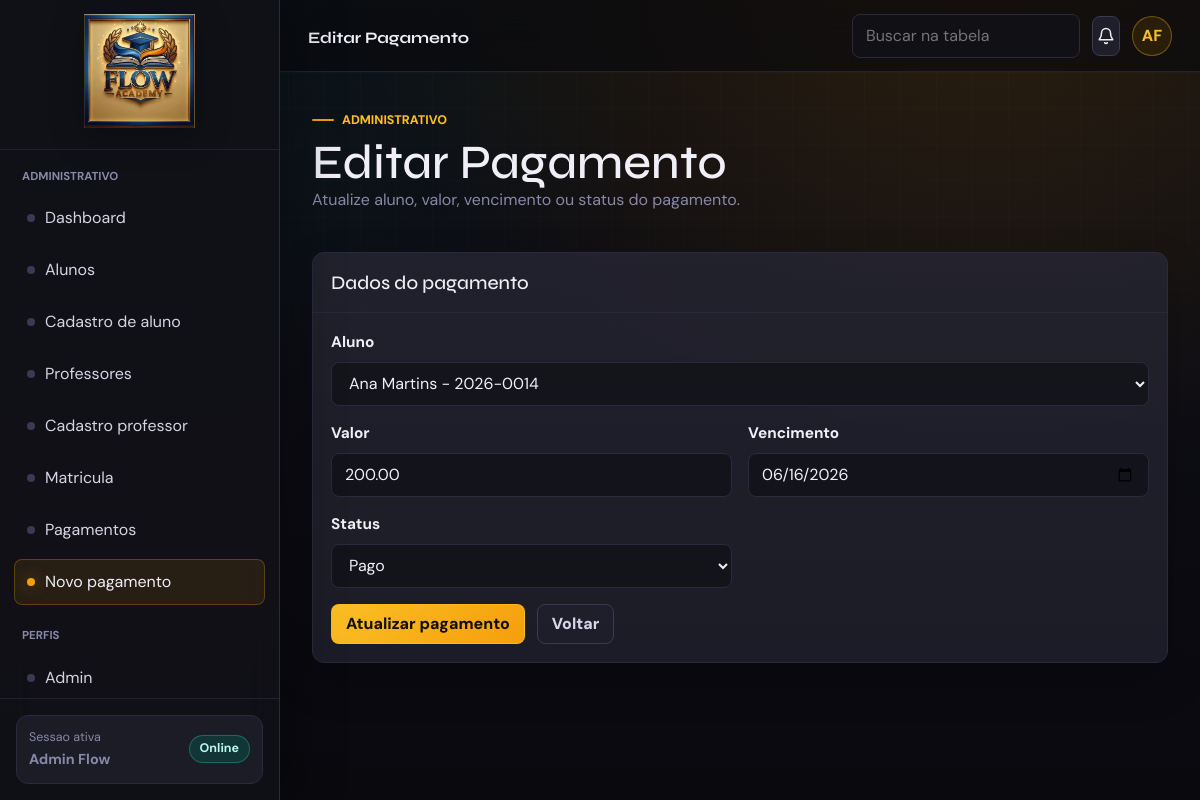
The page /Flow-academy_Php/Flow-academy/web-php/pages/financeiro/pagamento_form.php?id=2 (signed in) on the database its author committed.
### tables this page shows
CREATE TABLE `pagamentos` (
  `id_pagamento` int(11) NOT NULL AUTO_INCREMENT,
  `id_aluno` int(11) NOT NULL,
  `valor` decimal(10,2) NOT NULL,
  `vencimento` date NOT NULL,
  `status` enum('pendente','pago','atrasado','cancelado') DEFAULT 'pendente',
  PRIMARY KEY (`id_pagamento`),
  KEY `id_aluno` (`id_aluno`),
  CONSTRAINT `pagamentos_ibfk_1` FOREIGN KEY (`id_aluno`) REFERENCES `alunos` (`id_aluno`) ON DELETE CASCADE
);

CREATE TABLE `alunos` (
  `id_aluno` int(11) NOT NULL AUTO_INCREMENT,
  `id_usuario` int(11) NOT NULL,
  `matricula` varchar(30) NOT NULL,
  `cpf` varchar(14) NOT NULL,
  `telefone` varchar(20) DEFAULT NULL,
  `data_nascimento` date DEFAULT NULL,
  `endereco` varchar(255) DEFAULT NULL,
  `status_academico` enum('regular','trancado','jubilado','evadido') DEFAULT 'regular',
  PRIMARY KEY (`id_aluno`),
  UNIQUE KEY `id_usuario` (`id_usuario`),
  UNIQUE KEY `matricula` (`matricula`),
  UNIQUE KEY `cpf` (`cpf`),
  CONSTRAINT `alunos_ibfk_1` FOREIGN KEY (`id_usuario`) REFERENCES `usuarios` (`id_usuario`) ON DELETE CASCADE
);

CREATE TABLE `usuarios` (
  `id_usuario` int(11) NOT NULL AUTO_INCREMENT,
  `nome` varchar(150) NOT NULL,
  `email` varchar(150) NOT NULL,
  `senha_hash` varchar(255) NOT NULL,
  `perfil` enum('aluno','professor','coordenacao','administrativo','admin') NOT NULL,
  `status` enum('ativo','inativo') DEFAULT 'ativo',
  `ultimo_login` datetime DEFAULT NULL,
  `created_at` datetime DEFAULT current_timestamp(),
  PRIMARY KEY (`id_usuario`),
  UNIQUE KEY `email` (`email`)
);

### Flow-academy_Php/Flow-academy/web-php/includes/funcoes.php (called while the page is built, shortened)
<?php
require_once __DIR__ . '/../config/config.php';
function e($valor)
{
    return htmlspecialchars((string) ($valor ?? ''), ENT_QUOTES, 'UTF-8');
}
function getValor($campo, $padrao = '')
{
    return trim((string) ($_GET[$campo] ?? $padrao));
}
function buscarUm($sql, array $parametros = [])
{
    global $pdo;
    $stmt = $pdo->prepare($sql);
    $stmt->execute($parametros);
    $resultado = $stmt->fetch();
    return $resultado ?: null;
}
function buscarTodos($sql, array $parametros = [])
{
    global $pdo;
    $stmt = $pdo->prepare($sql);
    $stmt->execute($parametros);
    return $stmt->fetchAll();
}

### Flow-academy_Php/Flow-academy/web-php/pages/financeiro/pagamento_form.php (the view, shortened to what this page needs)
<?php
require_once __DIR__ . '/../../includes/layout.php';
$idPagamento = (int) getValor('id', 0);
$modoEdicao = $idPagamento > 0;
$pagamento = null;
if ($modoEdicao) {
    $pagamento = buscarUm('SELECT * FROM pagamentos WHERE id_pagamento = :id_pagamento', [
        ':id_pagamento' => $idPagamento,
    ]);
}
$valores = [
    'id_aluno' => $pagamento['id_aluno'] ?? '',
    'valor' => $pagamento['valor'] ?? '',
    'vencimento' => $pagamento['vencimento'] ?? '',
    'status' => $pagamento['status'] ?? 'pendente',
];
$alunos = buscarTodos(
    'SELECT a.id_aluno, a.matricula, u.nome
     FROM alunos a
     JOIN usuarios u ON u.id_usuario = a.id_usuario
     ORDER BY u.nome'
);
?>
    <section class="panel">
      <div class="panel-header"><h2>Dados do pagamento</h2></div>
      <div class="panel-body">
        <form class="form-grid" method="post">
          <label class="field span-2">
            <span>Aluno</span>
            <select class="select" name="id_aluno" required>
              <?php foreach ($alunos as $aluno): ?>
                <option value="<?= e($aluno['id_aluno']) ?>" <?= (int) $valores['id_aluno'] === (int) $aluno['id_aluno'] ? 'selected' : '' ?>>
                  <?= e($aluno['nome'] . ' - ' . $aluno['matricula']) ?>
                </option>
              <?php endforeach; ?>
            </select>
          </label>
          <label class="field"><span>Valor</span><input class="control" name="valor" type="number" min="0.01" step="0.01" value="<?= e($valores['valor']) ?>" required></label>
          <label class="field"><span>Vencimento</span><input class="control" name="vencimento" type="date" value="<?= e($valores['vencimento']) ?>" required></label>
          <label class="field">
            <span>Status</span>
            <select class="select" name="status">
              <option value="pago" <?= $valores['status'] === 'pago' ? 'selected' : '' ?>>Pago</option>
            </select>
          </label>
          <div class="actions span-2" style="justify-content:flex-start">
            <button class="btn primary" type="submit"><?= $modoEdicao ? 'Atualizar pagamento' : 'Salvar pagamento' ?></button>
            <a class="btn ghost" href="dashboard.php">Voltar</a>
          </div>
        </form>
      </div>
    </section>

### Flow-academy_Php/Flow-academy/web-php/assets/css/main.css (style rules this page uses)
:root { --bg:#0a0a0f; --bg2:#111118; --surface:#1c1c28; --surface2:#242433; --border:#2a2a3f; --border2:#3a3a55; --text:#f0eff8; --muted:#8888a8; --accent:#f59e0b; --accent2:#fbbf24; --accent-pale:#2a1e08; --teal:#2dd4bf; --radius:12px; --sidebar:280px; --topbar:72px; --shadow:0 22px 55px rgba(0,0,0,.35); --bs-body-bg:var(--bg); --bs-body-color:var(--text); --bs-primary:var(--accent); --bs-border-color:var(--border); }
* { box-sizing:border-box; }
html { min-height:100%; scroll-behavior:smooth; }
body { min-height:100%; margin:0; color:var(--text); font-family:'DM Sans',system-ui,-apple-system,BlinkMacSystemFont,'Segoe UI',sans-serif; background: radial-gradient(ellipse at 82% -12%,rgba(245,158,11,.16),transparent 46%), radial-gradient(ellipse at 10% 0%,rgba(45,212,191,.08),transparent 38%), linear-gradient(180deg,#0a0a0f 0%,#0d0d14 46%,#09090e 100%); }
body::before { content:""; position:fixed; inset:0; pointer-events:none; background-image:linear-gradient(rgba(255,255,255,.025) 1px,transparent 1px),linear-gradient(90deg,rgba(255,255,255,.022) 1px,transparent 1px); background-size:36px 36px; mask-image:linear-gradient(to bottom,rgba(0,0,0,.72),transparent 74%); }
a { color:inherit; text-decoration:none; }
button,input,select,textarea { font:inherit; }
h1,h2,h3,.metric-value { font-family:'Syne',sans-serif; letter-spacing:0; }
.topbar-left,.topbar-right,.actions { display:flex; align-items:center; gap:12px; }
.actions { flex-wrap:wrap; justify-content:flex-end; }
h2 { margin:0; font-size:1.2rem; }
.main-content > .grid,.main-content > .panel,.main-content > .stack { margin-top:24px; }
.card,.panel,.empty-state { --bs-card-color:var(--text); --bs-card-bg:rgba(28,28,40,.88); color:var(--text)!important; border:1px solid var(--border); border-radius:var(--radius); background:linear-gradient(180deg,rgba(255,255,255,.035),rgba(255,255,255,.012)),rgba(28,28,40,.88); box-shadow:0 18px 42px rgba(0,0,0,.24); }
.panel { min-width:0; overflow:hidden; }
.panel-header { display:flex; align-items:center; justify-content:space-between; gap:14px; padding:18px; border-bottom:1px solid rgba(42,42,63,.82); }
.panel-body { padding:18px; }
.field { display:grid; gap:8px; }
.field span,.field label { color:#f0eff8; font-size:.96rem; font-weight:700; }
.control,.select,.textarea { width:100%; min-height:44px; border:1px solid var(--border); border-radius:8px; color:var(--text); outline:none; background:rgba(17,17,24,.78); transition:.2s ease; }
.control,.select { padding:0 13px; }
.form-grid { display:grid; grid-template-columns:repeat(2,minmax(0,1fr)); gap:16px; }
.form-grid .span-2 { grid-column:span 2; }
.btn,.icon-btn { display:inline-flex; min-height:40px; align-items:center; justify-content:center; gap:8px; border:1px solid var(--border2); border-radius:8px; color:var(--text); background:rgba(36,36,51,.78); font-weight:800; }
.btn { padding:0 14px; }
.btn.primary { color:#130e03; border-color:rgba(251,191,36,.7); background:linear-gradient(135deg,var(--accent2),var(--accent)); }
.btn.ghost { color:#d9d6ec; background:rgba(36,36,51,.36); }

### rows shown on the page
pagamentos: id_aluno "Ana Martins - 2026-0014", valor "200.00", vencimento "06/16/2026", status "Pago"

### other values the page prints
$menuAtual['titulo'] "ADMINISTRATIVO"
$item['texto'] "Dashboard"
$item['texto'] "Alunos"
$item['texto'] "Cadastro de aluno"
$item['texto'] "Professores"
$item['texto'] "Cadastro professor"
$item['texto'] "Matricula"
$item['texto'] "Pagamentos"
$item['texto'] "Novo pagamento"
$menuPerfil['titulo'] "Admin"
$nome "Admin Flow"
$titulo "Editar Pagamento"
iniciais($nome) "AF"
$eyebrow "ADMINISTRATIVO"
$texto "Atualize aluno, valor, vencimento ou status do pagamento."
